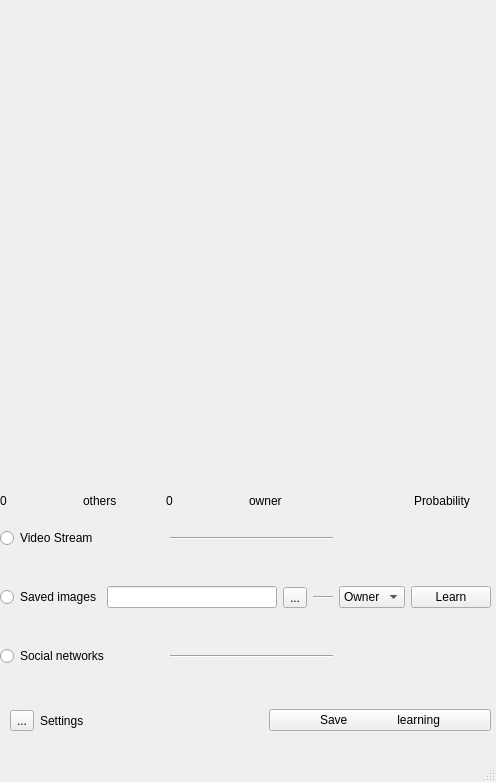
<?xml version="1.0" encoding="UTF-8"?>
<ui version="4.0">
 <class>MainWindow</class>
 <widget class="QMainWindow" name="MainWindow">
  <property name="geometry">
   <rect>
    <x>0</x>
    <y>0</y>
    <width>496</width>
    <height>782</height>
   </rect>
  </property>
  <property name="windowTitle">
   <string>MainWindow</string>
  </property>
  <widget class="QWidget" name="centralwidget">
   <widget class="QLabel" name="label">
    <property name="geometry">
     <rect>
      <x>0</x>
      <y>0</y>
      <width>491</width>
      <height>481</height>
     </rect>
    </property>
    <property name="text">
     <string/>
    </property>
   </widget>
   <widget class="QWidget" name="layoutWidget">
    <property name="geometry">
     <rect>
      <x>0</x>
      <y>512</y>
      <width>491</width>
      <height>171</height>
     </rect>
    </property>
    <layout class="QHBoxLayout" name="horizontalLayout_2">
     <item>
      <layout class="QVBoxLayout" name="verticalLayout_4">
       <item>
        <layout class="QHBoxLayout" name="horizontalLayout_4">
         <item>
          <widget class="QRadioButton" name="radioButton">
           <property name="text">
            <string>Video Stream</string>
           </property>
          </widget>
         </item>
         <item>
          <layout class="QVBoxLayout" name="verticalLayout_3">
           <item>
            <spacer name="verticalSpacer">
             <property name="orientation">
              <enum>Qt::Vertical</enum>
             </property>
             <property name="sizeHint" stdset="0">
              <size>
               <width>20</width>
               <height>13</height>
              </size>
             </property>
            </spacer>
           </item>
           <item>
            <widget class="Line" name="line_2">
             <property name="orientation">
              <enum>Qt::Horizontal</enum>
             </property>
            </widget>
           </item>
           <item>
            <spacer name="verticalSpacer_2">
             <property name="orientation">
              <enum>Qt::Vertical</enum>
             </property>
             <property name="sizeHint" stdset="0">
              <size>
               <width>20</width>
               <height>13</height>
              </size>
             </property>
            </spacer>
           </item>
          </layout>
         </item>
        </layout>
       </item>
       <item>
        <layout class="QHBoxLayout" name="horizontalLayout_6">
         <item>
          <widget class="QRadioButton" name="radioButton_2">
           <property name="text">
            <string>Saved images</string>
           </property>
          </widget>
         </item>
         <item>
          <layout class="QHBoxLayout" name="horizontalLayout_3">
           <item>
            <widget class="QLineEdit" name="lineEdit_2">
             <property name="enabled">
              <bool>true</bool>
             </property>
            </widget>
           </item>
           <item>
            <widget class="QToolButton" name="toolButton">
             <property name="text">
              <string>...</string>
             </property>
            </widget>
           </item>
           <item>
            <layout class="QVBoxLayout" name="verticalLayout">
             <item>
              <spacer name="verticalSpacer_10">
               <property name="orientation">
                <enum>Qt::Vertical</enum>
               </property>
               <property name="sizeHint" stdset="0">
                <size>
                 <width>20</width>
                 <height>13</height>
                </size>
               </property>
              </spacer>
             </item>
             <item>
              <widget class="Line" name="line_6">
               <property name="orientation">
                <enum>Qt::Horizontal</enum>
               </property>
              </widget>
             </item>
             <item>
              <spacer name="verticalSpacer_9">
               <property name="orientation">
                <enum>Qt::Vertical</enum>
               </property>
               <property name="sizeHint" stdset="0">
                <size>
                 <width>20</width>
                 <height>13</height>
                </size>
               </property>
              </spacer>
             </item>
            </layout>
           </item>
          </layout>
         </item>
        </layout>
       </item>
       <item>
        <layout class="QHBoxLayout" name="horizontalLayout_5">
         <item>
          <widget class="QRadioButton" name="radioButton_3">
           <property name="text">
            <string>Social networks</string>
           </property>
          </widget>
         </item>
         <item>
          <layout class="QVBoxLayout" name="verticalLayout_2">
           <item>
            <spacer name="verticalSpacer_3">
             <property name="orientation">
              <enum>Qt::Vertical</enum>
             </property>
             <property name="sizeHint" stdset="0">
              <size>
               <width>20</width>
               <height>13</height>
              </size>
             </property>
            </spacer>
           </item>
           <item>
            <widget class="Line" name="line_3">
             <property name="orientation">
              <enum>Qt::Horizontal</enum>
             </property>
            </widget>
           </item>
           <item>
            <spacer name="verticalSpacer_4">
             <property name="orientation">
              <enum>Qt::Vertical</enum>
             </property>
             <property name="sizeHint" stdset="0">
              <size>
               <width>20</width>
               <height>13</height>
              </size>
             </property>
            </spacer>
           </item>
          </layout>
         </item>
        </layout>
       </item>
      </layout>
     </item>
     <item>
      <widget class="QComboBox" name="comboBox">
       <item>
        <property name="text">
         <string>Owner</string>
        </property>
       </item>
       <item>
        <property name="text">
         <string>Others</string>
        </property>
       </item>
      </widget>
     </item>
     <item>
      <widget class="QPushButton" name="pushButton">
       <property name="text">
        <string>Learn</string>
       </property>
      </widget>
     </item>
    </layout>
   </widget>
   <widget class="QWidget" name="layoutWidget">
    <property name="geometry">
     <rect>
      <x>0</x>
      <y>490</y>
      <width>491</width>
      <height>21</height>
     </rect>
    </property>
    <layout class="QHBoxLayout" name="horizontalLayout_9">
     <item>
      <layout class="QHBoxLayout" name="horizontalLayout_7">
       <item>
        <widget class="QLabel" name="label_4">
         <property name="text">
          <string>0</string>
         </property>
        </widget>
       </item>
       <item>
        <widget class="QLabel" name="label_5">
         <property name="text">
          <string>others</string>
         </property>
        </widget>
       </item>
      </layout>
     </item>
     <item>
      <layout class="QHBoxLayout" name="horizontalLayout_8">
       <item>
        <widget class="QLabel" name="label_6">
         <property name="text">
          <string>0</string>
         </property>
        </widget>
       </item>
       <item>
        <widget class="QLabel" name="label_7">
         <property name="text">
          <string>owner</string>
         </property>
        </widget>
       </item>
      </layout>
     </item>
     <item>
      <layout class="QHBoxLayout" name="horizontalLayout">
       <item>
        <widget class="QLabel" name="label_2">
         <property name="text">
          <string/>
         </property>
        </widget>
       </item>
       <item>
        <widget class="QLabel" name="label_3">
         <property name="text">
          <string>Probability</string>
         </property>
        </widget>
       </item>
      </layout>
     </item>
    </layout>
   </widget>
   <widget class="QWidget" name="">
    <property name="geometry">
     <rect>
      <x>10</x>
      <y>700</y>
      <width>481</width>
      <height>41</height>
     </rect>
    </property>
    <layout class="QHBoxLayout" name="horizontalLayout_10">
     <item>
      <widget class="QToolButton" name="toolButton_2">
       <property name="text">
        <string>...</string>
       </property>
      </widget>
     </item>
     <item>
      <widget class="QLabel" name="label_8">
       <property name="text">
        <string>Settings</string>
       </property>
      </widget>
     </item>
     <item>
      <widget class="QPushButton" name="pushButton_2">
       <property name="text">
        <string>Save               learning</string>
       </property>
      </widget>
     </item>
    </layout>
   </widget>
  </widget>
  <widget class="QStatusBar" name="statusbar"/>
 </widget>
 <resources/>
 <connections/>
</ui>
